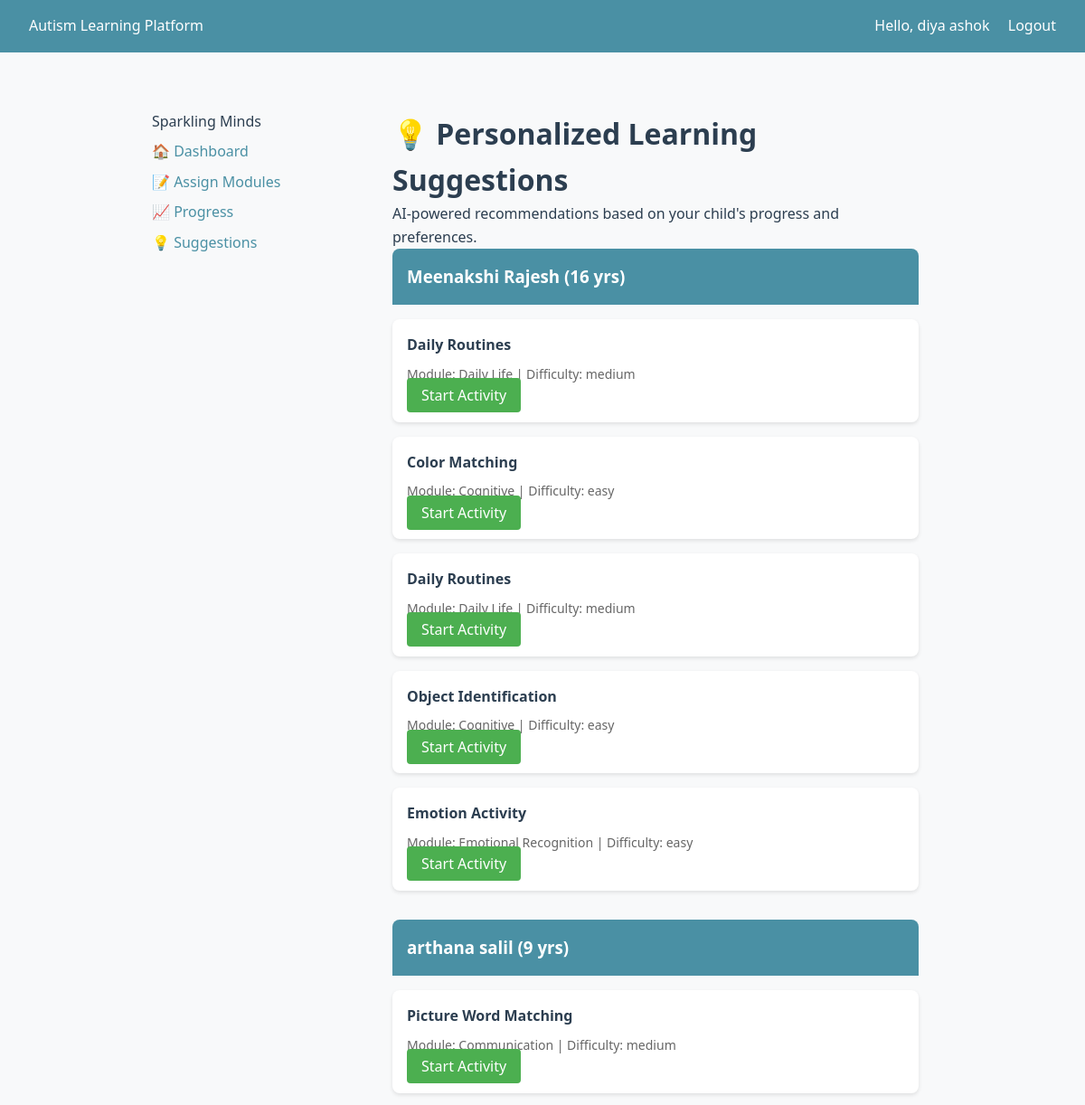
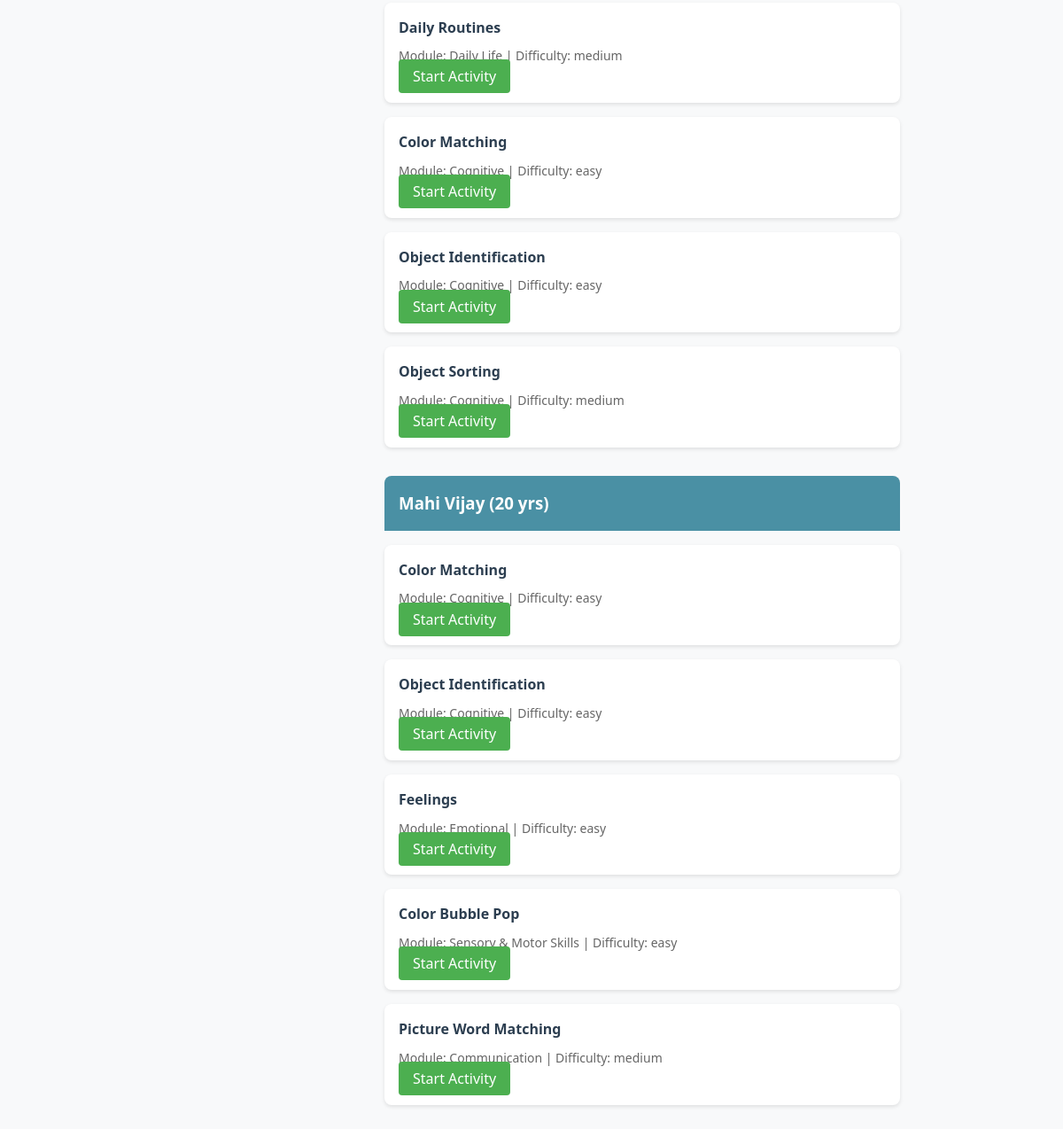
Page /recommendations/ (signed in) on the committed database (2 pictures, top to bottom).
### accounts/models.py (models this page shows, shortened)
class User(AbstractUser):
    class Role(models.TextChoices):
        ADMIN = "admin", "Administrator"
        PARENT = "parent", "Parent/Guardian"
        CHILD = "child", "Child (Learner)"
    role = models.CharField(max_length=10, choices=Role.choices, default=Role.PARENT)
    phone = models.CharField(max_length=20, blank=True)
    created_at = models.DateTimeField(auto_now_add=True)
    updated_at = models.DateTimeField(auto_now=True)

### children/models.py (models this page shows, shortened)
class ChildProfile(models.Model):
    class SkillFocus(models.TextChoices):
        COMMUNICATION = "communication", "Communication"
        SOCIAL = "social", "Social Skills"
        COGNITIVE = "cognitive", "Cognitive"
        DAILY = "daily", "Daily Life Skills"
        EMOTIONAL = "emotional", "Emotional Recognition"
    parent = models.ForeignKey(
        settings.AUTH_USER_MODEL,
        on_delete=models.CASCADE,
        related_name="children",
        limit_choices_to={"role": "parent"},
    )
    first_name = models.CharField(max_length=100)
    last_name = models.CharField(max_length=100)
    date_of_birth = models.DateField(null=True, blank=True)
    skill_focus = models.JSONField(
        default=list,
        help_text="List of focus areas, e.g. ['communication', 'cognitive']",
    )
    learning_pace = models.CharField(
        max_length=20,
        choices=[
            ("slow", "Slow"),
            ("medium", "Medium"),
            ("fast", "Fast"),
        ],
        default="medium",
    )
    avatar = models.ImageField(upload_to="child_avatars/", blank=True, null=True)
    created_at = models.DateTimeField(auto_now_add=True)
    updated_at = models.DateTimeField(auto_now=True)
    class Meta:
        ordering = ["-created_at"]
    def get_full_name(self):
        return f"{self.first_name} {self.last_name}"
    def get_age(self):
        if not self.date_of_birth:
            return None
        from django.utils import timezone
        today = timezone.now().date()
        years = today.year - self.date_of_birth.year
        if (today.month, today.day) < (self.date_of_birth.month, self.date_of_birth.day):
            years -= 1
        return years

### learning/models.py (models this page shows, shortened)
class LearningActivity(models.Model):
    class Difficulty(models.TextChoices):
        EASY = "easy", "Easy"
        MEDIUM = "medium", "Medium"
        HARD = "hard", "Hard"
    module = models.ForeignKey(
        LearningModule,
        on_delete=models.CASCADE,
        related_name="activities",
    )
    title = models.CharField(max_length=200)
    description = models.TextField(blank=True)
    difficulty = models.CharField(
        max_length=10,
        choices=Difficulty.choices,
        default=Difficulty.EASY,
    )
    image = models.ImageField(upload_to="activity_images/", blank=True, null=True)
    audio_guide = models.FileField(
        upload_to="activity_audio/",
        blank=True,
        null=True,
        help_text="Audio guidance for the activity",
    )
    video_url = models.URLField(blank=True, null=True)
    template_name = models.CharField(
        max_length=100,
        blank=True,
        help_text="Template to render (e.g. color_match, object_identification)",
    )
    order = models.PositiveIntegerField(default=0)
    reward_points = models.PositiveIntegerField(default=10)
    is_active = models.BooleanField(default=True)
    created_at = models.DateTimeField(auto_now_add=True)
    updated_at = models.DateTimeField(auto_now=True)
    class Meta:
        ordering = ["module", "order", "title"]
        verbose_name_plural = "Learning activities"

class LearningModule(models.Model):
    class SkillCategory(models.TextChoices):
        COMMUNICATION = "communication", "Communication"
        SOCIAL = "social", "Social Skills"
        COGNITIVE = "cognitive", "Cognitive"
        DAILY = "daily", "Daily Life Skills"
        EMOTIONAL = "emotional", "Emotional Recognition"
    name = models.CharField(max_length=200)
    description = models.TextField(blank=True)
    category = models.CharField(
        max_length=20,
        choices=SkillCategory.choices,
        default=SkillCategory.COGNITIVE,
    )
    icon = models.ImageField(upload_to="module_icons/", blank=True, null=True)
    order = models.PositiveIntegerField(default=0)
    is_active = models.BooleanField(default=True)
    created_at = models.DateTimeField(auto_now_add=True)
    updated_at = models.DateTimeField(auto_now=True)
    class Meta:
        ordering = ["order", "name"]

### recommendations/views.py (the view)
# urls.py: path("", views.suggestions, name="suggestions"),
@parent_required
@login_required
def suggestions(request):
    children = ChildProfile.objects.filter(parent=request.user)
    recommendations_data = []
    for child in children:
        try:
            engine = RecommendationEngine(child)
            recs = engine.get_recommendations(limit=5)
            recommendations_data.append({
                'child': child,
                'recommendations': [
                    {
                        'id': a.id,
                        'title': a.title,
                        'module': getattr(a.module, 'name', 'General'),
                        'difficulty': a.difficulty,
                    } for a in recs
                ]
            })
        except Exception as e:
            logger.error(f"Error generating recs for child {child.id}: {str(e)}", exc_info=True)
            recommendations_data.append({
                'child': child,
                'recommendations': []
            })
    return render(request, 'recommendations/suggestions.html', {
        'recommendations_data': recommendations_data,
    })

### templates/recommendations/suggestions.html (shortened to what this page needs)
{% extends "base.html" %}
{% load static %}
{% block extra_css %}
<link rel="stylesheet" href="{% static 'css/parent_dash.css' %}">
{% endblock %}
{% block content %}
<div class="suggestions-container">
    <aside class="suggestions-sidebar">
        <div class="logo">Sparkling Minds</div>
        <nav>
            <ul>
<li><a href="/children/parent/">🏠 Dashboard</a></li>
                <li><a href="{% url 'children:assign_modules' %}">📝 Assign Modules</a></li>
                <li><a href="{% url 'children:progress_overview' %}">📈 Progress</a></li>
                <li class="active"><a href="{% url 'recommendations:suggestions' %}">💡 Suggestions</a></li>
            </ul>
        </nav>
    </aside>
    <main class="suggestions-content">
        <header>
            <h1>💡 Personalized Learning Suggestions</h1>
            <p>AI-powered recommendations based on your child's progress and preferences.</p>
        </header>
        {% for data in recommendations_data %}
        <section class="child-section">
            <div class="child-header">
                <h3>{{ data.child.get_full_name }} ({{ data.child.get_age }} yrs)</h3>
            </div>
            <div class="rec-list">
                {% for rec in data.recommendations %}
                <div class="rec-card">
                    <div class="rec-title">{{ rec.title }}</div>
                    <div class="rec-meta">
                        Module: {{ rec.module }} | Difficulty: {{ rec.difficulty }}
                    </div>
                    <a href="{% url 'learning:start_activity' rec.id %}" class="start-btn">Start Activity</a>
                </div>
                {% empty %}
                <div class="rec-card">
                    <p>No suggestions yet. Assign more modules or complete activities!</p>
                </div>
                {% endfor %}
            </div>
        </section>
        {% empty %}
        <div class="rec-card">
            <p>Add children and assign modules to get personalized suggestions.</p>
        </div>
        {% endfor %}
    </main>
</div>
{% endblock %}

### templates/base.html (shortened to what this page needs)
<!DOCTYPE html>
<html lang="en">
<head>
    {% block extra_css %}{% endblock %}
</head>
<body>
    <header class="header">
        <a href="{% url 'accounts:home' %}">Autism Learning Platform</a>
        <nav class="nav">
            {% if user.is_authenticated %}
                <span>Hello, {{ user.get_full_name|default:user.username }}</span>
                <a href="{% url 'accounts:logout' %}">Logout</a>
            {% else %}
                <a href="{% url 'accounts:login' %}">Login</a>
                <a href="{% url 'accounts:register' %}">Register</a>
            {% endif %}
        </nav>
    </header>
    <main class="container">
        {% block content %}{% endblock %}
    </main>
</body>
</html>

### templates/base.html (style rules this page uses)
:root { --primary: #4a90a4; --accent: #f5a623; --bg: #f8f9fa; --text: #2c3e50; }
* { box-sizing: border-box; margin: 0; padding: 0; }
body { font-family: 'Segoe UI', Tahoma, sans-serif; background: var(--bg); color: var(--text); line-height: 1.6; }
.header { background: var(--primary); color: white; padding: 1rem 2rem; display: flex; justify-content: space-between; align-items: center; }
.header a { color: white; text-decoration: none; }
.nav a { margin-left: 1rem; }
.container { max-width: 960px; margin: 0 auto; padding: 2rem; }
ul { list-style: none; }
ul li { margin: 0.5rem 0; }
ul li a { color: var(--primary); text-decoration: none; }

### templates/recommendations/suggestions.html (style rules this page uses)
.suggestions-container { display: flex; }
.suggestions-sidebar { width: 250px; background: #f8f9fa; padding: 2rem 1rem; }
.suggestions-content { flex: 1; padding: 2rem; }
.child-section { margin-bottom: 2rem; }
.child-header { background: var(--primary); color: white; padding: 1rem; border-radius: 8px 8px 0 0; }
.rec-card { background: white; border-radius: 8px; padding: 1rem; margin: 1rem 0; box-shadow: 0 2px 4px rgba(0,0,0,0.1); }
.rec-title { font-weight: bold; margin-bottom: 0.5rem; }
.rec-meta { font-size: 0.875rem; color: #666; }
.start-btn { background: #4CAF50; color: white; padding: 0.5rem 1rem; border-radius: 4px; text-decoration: none; }

### rows in the picture
User: get_full_name "diya ashok"
ChildProfile: child.get_full_name "Meenakshi Rajesh", child.get_age "16"
LearningActivity: title "Daily Routines" "Daily Routines", difficulty "medium" "medium"
LearningModule: module "Daily Life" "Daily Life" "Daily Life"
LearningActivity: title "Color Matching" "Color Matching" "Color Matching", difficulty "easy" "easy" "easy"
LearningModule: module "Cognitive" "Cognitive" "Cognitive" "Cognitive" "Cognitive" "Cognitive" "Cognitive"
LearningActivity: title "Daily Routines", difficulty "medium"
LearningActivity: title "Object Identification" "Object Identification" "Object Identification", difficulty "easy" "easy" "easy"
LearningActivity: title "Emotion Activity", difficulty "easy"
LearningModule: module "Emotional Recognition"
ChildProfile: child.get_full_name "arthana salil", child.get_age "9"
LearningActivity: title "Picture Word Matching" "Picture Word Matching", difficulty "medium" "medium"
LearningModule: module "Communication" "Communication"
LearningActivity: title "Object Sorting", difficulty "medium"
ChildProfile: child.get_full_name "Mahi Vijay", child.get_age "20"
LearningActivity: title "Feelings", difficulty "easy"
LearningModule: module "Emotional"
LearningActivity: title "Color Bubble Pop", difficulty "easy"
LearningModule: module "Sensory & Motor Skills"
